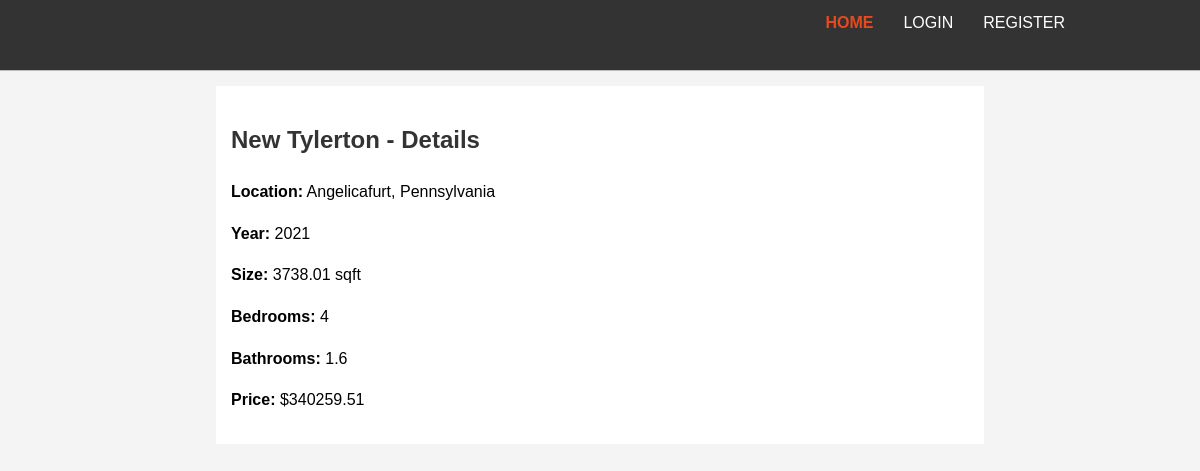
Page /property/1/ on the committed database.
### listings/models.py (models this page shows, shortened)
class Property(models.Model):
    region_name = models.CharField(max_length=100)
    region_type = models.CharField(max_length=100)
    state_name = models.CharField(max_length=100)
    city = models.CharField(max_length=100)
    metro = models.CharField(max_length=100)
    county_name = models.CharField(max_length=100)
    year = models.IntegerField()
    owner = models.ForeignKey(HouseOwner, on_delete=models.CASCADE, related_name='properties')
    size = models.DecimalField(max_digits=6, decimal_places=2)
    bedrooms = models.IntegerField()
    bathrooms = models.DecimalField(max_digits=3, decimal_places=1)
    price = models.DecimalField(max_digits=12, decimal_places=2)

### listings/views.py (the view)
# urls.py: path('property/<int:id>/', views.property_detail, name='property_detail'),
def property_detail(request, id):
    property = get_object_or_404(Property, pk=id)
    return render(request, 'listings/property_detail.html', {'property': property})

### listings/templates/listings/property_detail.html
{% extends 'base.html' %}
{% block content %}
<div class="container">
    <div class="property-detail">
        <h2>{{ property.region_name }} - Details</h2>
        <p><strong>Location:</strong> {{ property.city }}, {{ property.state_name }}</p>
        <p><strong>Year:</strong> {{ property.year }}</p>
        <p><strong>Size:</strong> {{ property.size }} sqft</p>
        <p><strong>Bedrooms:</strong> {{ property.bedrooms }}</p>
        <p><strong>Bathrooms:</strong> {{ property.bathrooms }}</p>
        <p><strong>Price:</strong> ${{ property.price }}</p>
    </div>
</div>
{% endblock %}

### listings/templates/base.html (shortened to what this page needs)
{% load static %}
<!DOCTYPE html>
<html lang="en">
<head>
    <link rel="stylesheet" href="{% static 'css/style.css' %}">
</head>
<body>
    <header>
        <div class="container">
            <nav>
                <ul>
                    <li><a href="{% url 'index' %}" class="highlight">Home</a></li>
                    {% if user.is_authenticated %}
                        <li><a href="{% url 'logout' %}">Logout</a></li>
                        <li><a href="{% url 'profile' %}">Profile</a></li>
                    {% else %}
                        <li><a href="{% url 'login' %}">Login</a></li>
                        <li><a href="{% url 'register' %}">Register</a></li>
                    {% endif %}
                </ul>
            </nav>
        </div>
    </header>
    <main class="container">
        {% block content %}{% endblock %}
    </main>
</body>
</html>

### static/css/style.css (style rules this page uses)
body { font-family: Arial, sans-serif; line-height: 1.6; margin: 0; padding: 0; background: #f4f4f4; }
.container { width: 80%; margin: auto; overflow: hidden; }
header a { color: #fff; text-decoration: none; text-transform: uppercase; font-size: 16px; }
header { background: #333; color: #fff; padding: 10px 0; min-height: 50px; border-bottom: #bbb 1px solid; }
header nav { float: right; margin-top: 0; }
header ul { padding: 0; margin: 0; list-style: none; overflow: hidden; }
header li { float: left; display: inline; padding: 0 15px; }
header .highlight, header .current a { color: #e8491d; font-weight: bold; }
.property-detail { background: #ffffff; padding: 15px; margin-top: 15px; }
.property-detail h2 { color: #333; }

### rows in the picture
Property: region_name "New Tylerton", city "Angelicafurt", state_name "Pennsylvania", year "2021", size "3738.01", bedrooms "4", bathrooms "1.6", price "340259.51"
